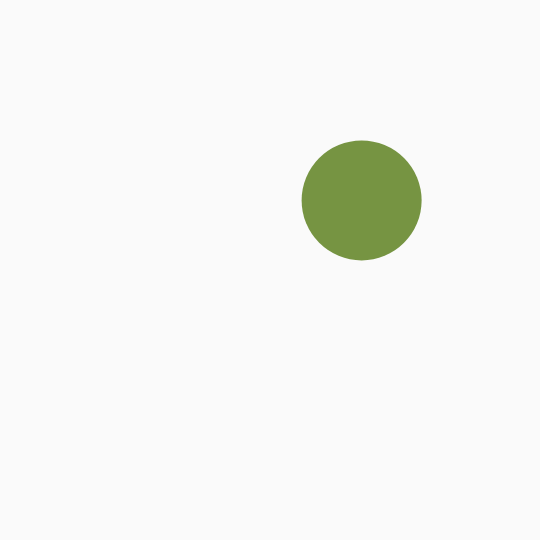
Frame 1 (no input)
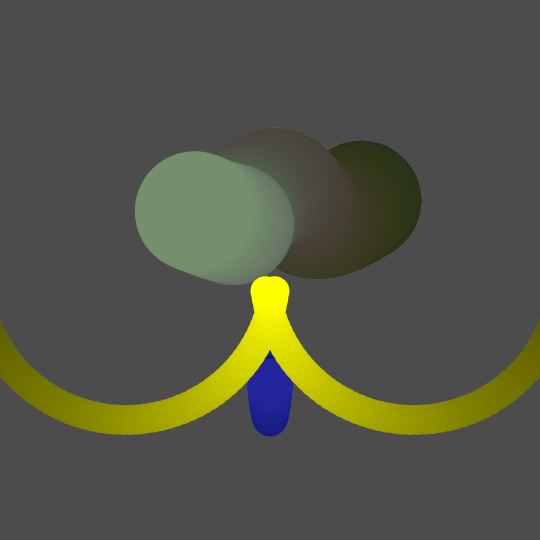
Frame 60 (no input)
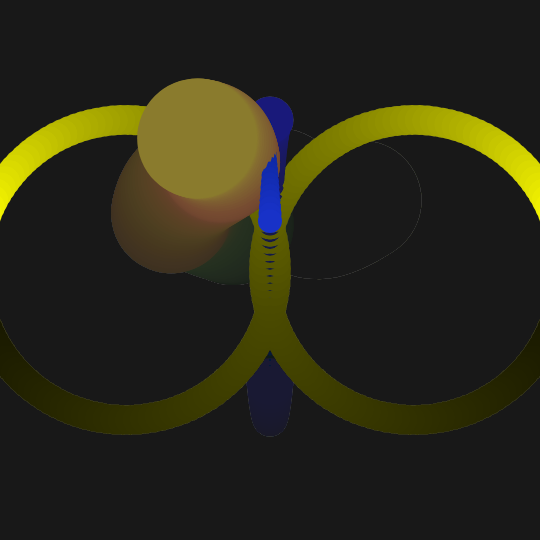
Frame 120 (the mouse pressed at the canvas centre since frame 60)

The p5.js sketch that drew these frames (run headless with seeded random() and noise() and a simulated clock; from frame 60 on, the mouse is pressed at the canvas centre):

// p5.js sketch
// ── sketch.js
let x1;
let y1;

let x2;
let y2;

let x3;
let y3;

var t = 0;

function setup() {
  createCanvas(540, 540);
  //background(0);
  fill(random(255));//change color to random seclect
  noStroke();
  x1 = width/2;
  
}

function draw() {
    background(0,5);
	
  
  // line(width/2,0,width/2,height);
  // stroke(126);
  
  
    let freq = frameCount * 0.05;
    let amp = 150;
    let sinValue1 = sin(freq) * amp;
    let cosValue1 = cos(freq) * amp;
    let sinValue2 = -sin(freq) * amp;
    let cosValue2 = -cos(freq) * amp;
  
    let modulo1 = frameCount % 48;
    fill(modulo1, 50, 200);
    ellipse(x1, y1, modulo1, modulo1);
    y1 = height/2 +sinValue1;

    x2 = width/3*0.7 + cosValue2;
    y2 = height/3*1.5 - sinValue2;
    fill(255, 255, 0); // yellow
    ellipse(x2, y2, 30, 30);

    x3 = width/3*2.3 + cosValue1;
    y3 = height/3*1.5 + sinValue1;
    fill(255, 255, 0); // yellow
    ellipse(x3, y3, 30, 30);

    var x4 = width * noise(t);
    var y4 = height * noise(t+5);
    var r = 255 * noise(t+10);
    var g = 255 * noise(t+15);
    var b = 255 * noise(t+20);

    noStroke();
    fill(r, g, b);
    ellipse(x4, y4, 120, 120);

    t = t + 0.01;
}
